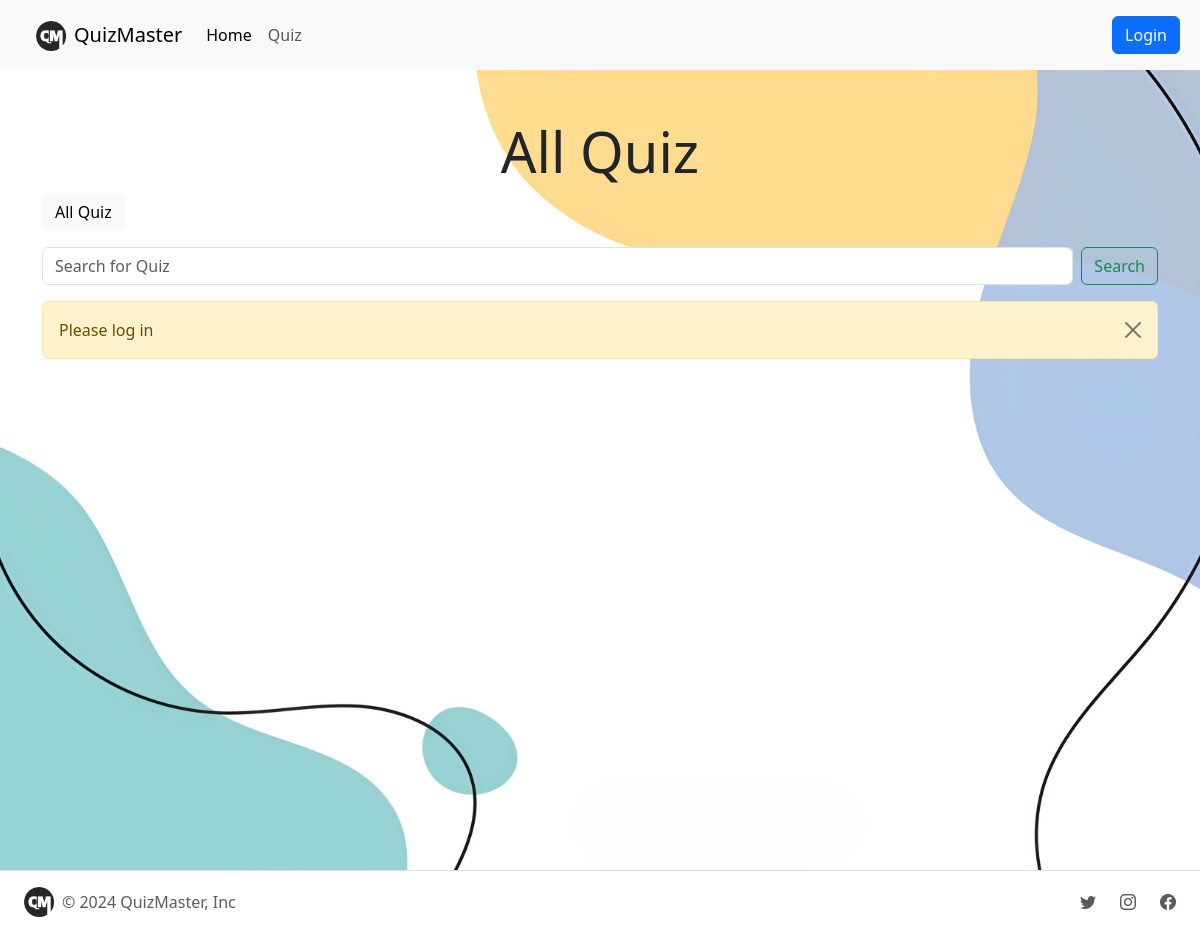
/all-quiz, run on an earlier commit of the app's database.
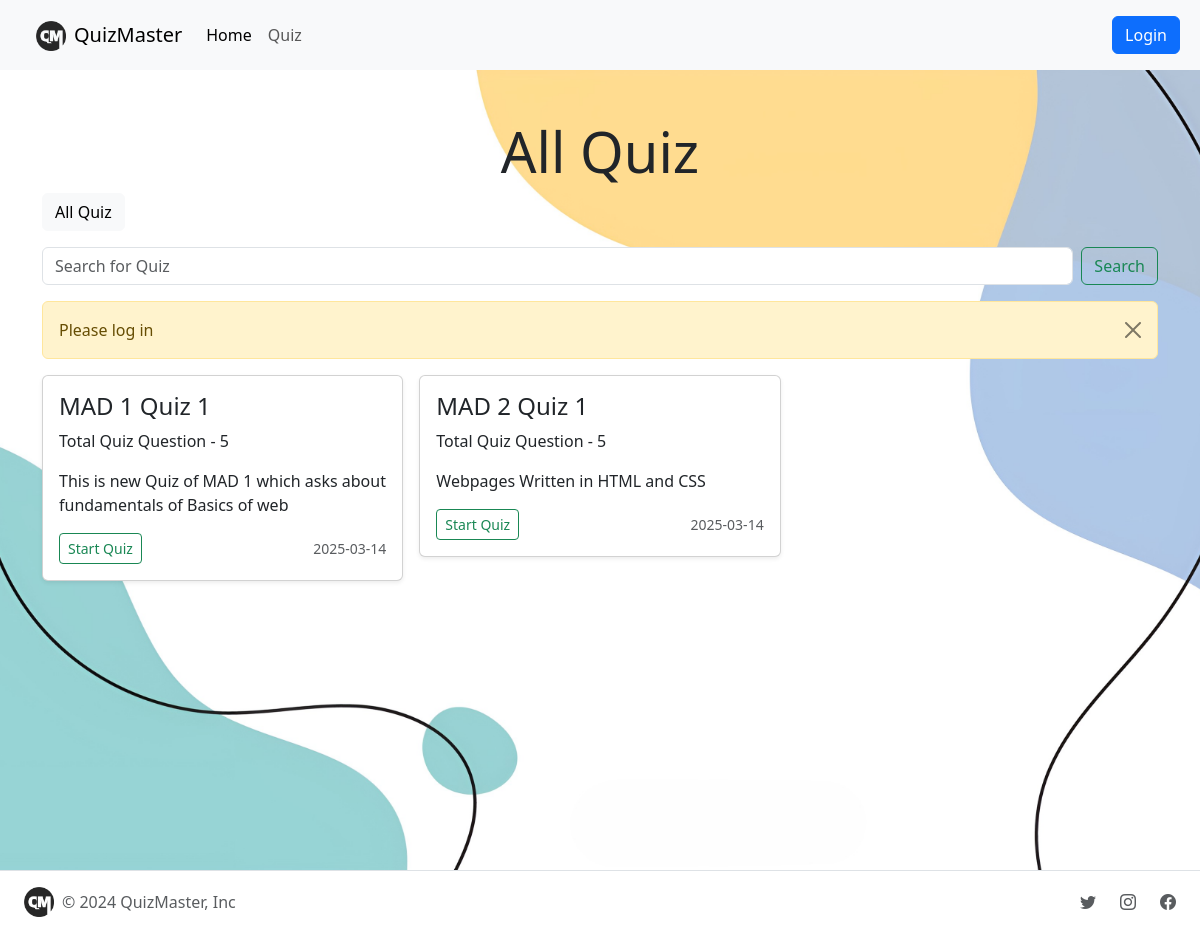
And on a later commit of the database.
### app/models.py (models this page shows)
class Quiz(db.Model):
    __tablename__ = 'quiz'
    id = db.Column(db.Integer, primary_key=True)
    quiz_title = db.Column(db.String(80), nullable=False)
    chapter_id = db.Column(db.Integer, db.ForeignKey('chapter.id', ondelete="CASCADE"), nullable=False)
    date_of_quiz = db.Column(db.Date, nullable=False)
    time_duration = db.Column(db.Integer, nullable=False)
    total_questions = db.Column(db.Integer, nullable=False)
    remarks = db.Column(db.String(120))
    scores = db.relationship('Scores', backref='quiz', cascade="all, delete-orphan")
    questions = db.relationship('Questions', backref='quiz', cascade="all, delete-orphan")

### app/routes.py (the view)
@main.route("/all-quiz", methods=["GET", "POST"])
def quiz():
    if session.get('logged_in'):
        user = User.query.filter_by(username=session.get('username')).first()
    else:
        user = None
    all_quizzes = Quiz.query.all()
    if request.method == "GET":
        return render_template("quiz.html", logged_in=session.get('logged_in'), username=session.get('username'), current_user=user, all_quizzes=all_quizzes)
    elif request.method == "POST":
        search_query = request.form.get('search', '')
        results = Quiz.query.filter(Quiz.quiz_title.ilike(f'%{search_query}%')).all()
        return render_template("quiz.html", logged_in=session.get('logged_in'), username=session.get('username'), current_user=user, all_quizzes=results)

### app/templates/quiz.html (shortened to what this page needs)
<!DOCTYPE html>
<html lang="en">
<head>
  <link href="https://cdn.jsdelivr.net/npm/bootstrap@5.3.3/dist/css/bootstrap.min.css" rel="stylesheet"
>
  <link href="https://cdn.jsdelivr.net/npm/bootstrap-icons/font/bootstrap-icons.css" rel="stylesheet">
</head>
<body>
  <nav class="navbar navbar-expand-lg bg-body-tertiary">
    <div class="container-fluid">
      <a class="navbar-brand ms-4" href="{{url_for('main.index')}}">
        <img src="{{ url_for('static', filename='images/logo-rmbg.png') }}" alt="Logo" width="30" height="30"
          class="d-inline-block align-text-top me-2">QuizMaster</a>
      <div class="collapse navbar-collapse" id="navbarSupportedContent">
        <ul class="navbar-nav me-auto mb-2 mb-lg-0">
          <li class="nav-item">
            <a class="nav-link active" aria-current="page" href="{{url_for('main.index')}}">Home</a>
          </li>
          <li class="nav-item">
            <a class="nav-link" href="#">Quiz</a>
          </li>
        </ul>
        {% if logged_in %}
        <a href="{{url_for('main.logout')}}" class="btn btn-danger m-2">logout</a>
        {% else %}
        <a href="{{url_for('main.login')}}" class="btn btn-primary m-2">Login</a>
        {% endif %}
      </div>
    </div>
  </nav>
  <div class="main-section container-fluid py-5">
    <h1 class="display-4 text-center">All Quiz</h1>
    <div class="container">
    <div class="d-flex">
      <a href="{{url_for('main.quiz')}}" class="btn btn-light me-3">All Quiz</a>
    </div>
    <form class="d-flex my-3" role="search" action="{{url_for('main.quiz')}}" method="POST">
      <input name="search" class="form-control me-2" type="search" placeholder="Search for Quiz" aria-label="Search">
      <button class="btn btn-outline-success" type="submit">Search</button>
    </form>
  </div>
  <div class="container">
    {% if not logged_in %}
    <div class="alert alert-warning alert-dismissible fade show" role="alert">
      Please log in
      <button type="button" class="btn-close" data-bs-dismiss="alert" aria-label="Close"></button>
            </div>
    {% endif %}
    <div class="row row-cols-1 row-cols-sm-2 row-cols-md-3 g-3">
      {% for quiz in all_quizzes %}
      <div class="col">
        <div class="card shadow-sm">
          <div class="card-body">
            <h4>{{ quiz.quiz_title }}</h4>
            <p class="card-text">Total Quiz Question - {{ quiz.total_questions }}</p>
            <p class="card-text">{{quiz.remarks}}</p>
            <div class="d-flex justify-content-between align-items-center">
              <div class="btn-group">
                <a {% if logged_in %} href="{{ url_for('main.start_quiz', quiz_id=quiz.id) }}" {% else %} href="{{ url_for('main.quiz') }}" {% endif %}
                class="btn btn-sm btn-outline-success"> Start Quiz</a>
              </div>
              <small class="text-body-secondary">{{quiz.date_of_quiz}}</small>
            </div>
          </div>
        </div>
      </div>
      {% endfor %}
    </div>
  </div>
</div>
  <footer class="d-flex flex-wrap justify-content-between align-items-center py-3 border-top">
    <div class="col-md-4 d-flex align-items-center">
      <a href="/" class="mb-3 me-2 mb-md-0 text-body-secondary text-decoration-none lh-1">
        <img src="{{ url_for('static', filename='images/logo-rmbg.png') }}" class="image-fluid ms-4" width="30" height="30" alt="">
      </a>
      <span class="mb-3 mb-md-0 text-body-secondary">© 2024 QuizMaster, Inc</span>
    </div>
    <ul class="nav col-md-4 justify-content-end list-unstyled d-flex">
      <li class="ms-3"><a class="text-body-secondary" href="#"><i class="bi bi-twitter me-2"></i></a></li>
      <li class="ms-3"><a class="text-body-secondary" href="#"><i class="bi bi-instagram me-2"></i></a></li>
      <li class="ms-3"><a class="text-body-secondary" href="#"><i class="bi bi-facebook me-4"></i></a></li>
    </ul>
  </footer>
</body>
</html>

What changed in the data, as far as the page shows it:
added Quiz: quiz_title "MAD 1 Quiz 1", total_questions "5", remarks "This is new Quiz of MAD 1 which asks about fundamentals of Basics of web", date_of_quiz "2025-03-14"
added Quiz: quiz_title "MAD 2 Quiz 1", total_questions "5", remarks "Webpages Written in HTML and CSS", date_of_quiz "2025-03-14"
